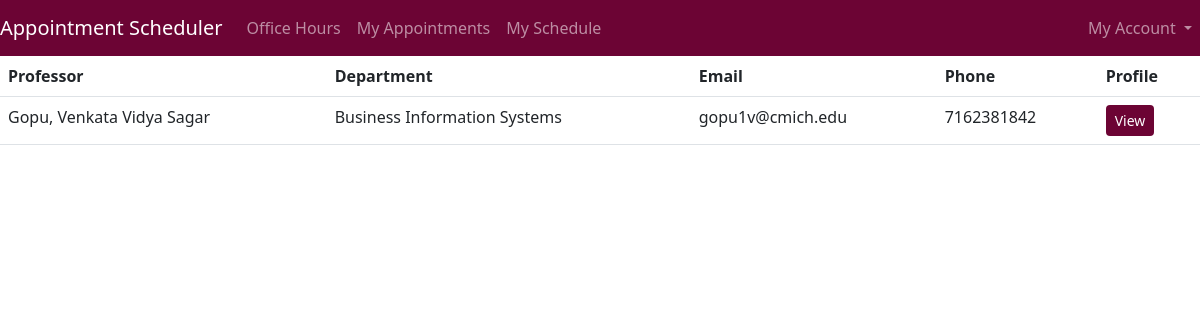
The app's page /students/ (signed in), older data.
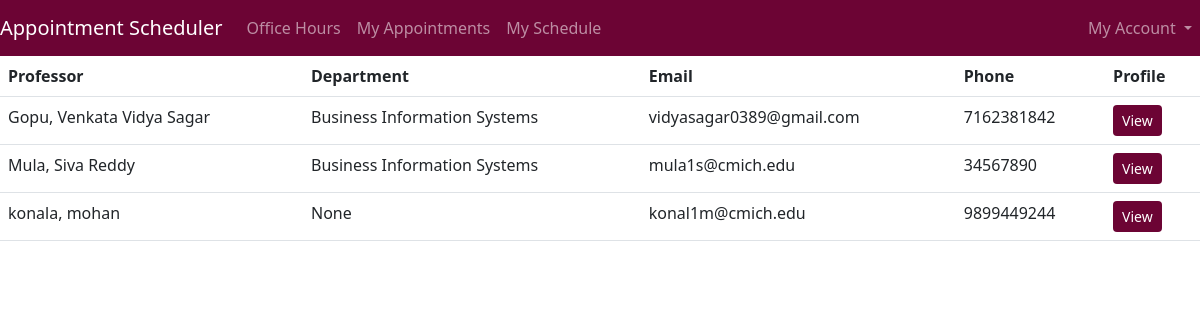
The same page, newer data.
### Student/models.py (models this page shows, shortened)
class Student(models.Model):
    user=models.OneToOneField(User,on_delete=models.CASCADE,primary_key=True)
    First_Name=models.CharField(max_length=100,null=True,blank=True)
    Last_Name=models.CharField(max_length=100,null=True,blank=True)
    Department_id=models.ForeignKey(Department,on_delete=models.SET_NULL,null=True,blank=True)
    Phone=models.BigIntegerField(null=True,blank=True)
    Address=models.CharField(max_length=1000,null=True,blank=True)
    City=models.CharField(max_length=100,null=True,blank=True)
    State=models.CharField(max_length=100,null=True,blank=True)
    Email=models.EmailField(max_length=100,null=True,blank=False)
    Zipcode=models.CharField(max_length=100,null=True,blank=True)
    created_on = models.DateTimeField(default=timezone.now)
    created_by = models.CharField(max_length=100, blank=True, null=True)
    updated_on = models.DateTimeField(auto_now=True)
    updated_by = models.CharField(max_length=100, blank=True, null=True)
    class Meta:
        verbose_name_plural='Students'
        ordering=['Last_Name']

class Department(models.Model):
    Department_id=models.UUIDField(default=uuid.uuid4,primary_key=True,blank=False,null=False,editable=False)
    Department_Code=models.CharField(max_length=5)
    Department_Name=models.CharField(max_length=100)
    created_on = models.DateTimeField(default=timezone.now)
    created_by = models.CharField(max_length=100, blank=True, null=True)
    updated_on = models.DateTimeField(auto_now=True)
    updated_by = models.CharField(max_length=100, blank=True, null=True)
    class Meta:
        verbose_name_plural="Departments"
        ordering=['Department_Code']
    def __str__(self):
        return self.Department_Name

### Student/views.py (the view)
# urls.py: path('students/',views.Students,name='students'),
@login_required(login_url='login')
def Students(request):
    students=Student.objects.all()
    context={'students':students}
    return render(request,'students/students.html',context)

### Professor/context_processors.py (called while the page is built)
def user_role(request):
    is_student = False
    is_professor = False
    if request.user.is_authenticated:
        user = request.user
        if Student.objects.filter(user=user).exists():
            is_student=True
        else:
            is_professor = True
    return {
        'is_student': is_student,
        'is_professor': is_professor,
    }

### templates/students/students.html (shortened to what this page needs)
{% extends 'main.html' %}
{% block content%}
<table class="table table-hover">
    <thead>
      <tr>
        <th scope="col">Professor</th>
        <th scope="col">Department</th>
        <th scope="col">Email</th>
        <th scope="col">Phone</th>
        <th scope="col">Profile</th>
      </tr>
    </thead>
    <tbody>
        {%for student in students%}
        <tr>
            <td>{{student.Last_Name}}, {{student.First_Name}}</td>
            <td>{{student.Department_id}}</td>
            <td>{{student.Email}}</td>
            <td>{{student.Phone}}</td>
            <td>
              <button class="btn btn-sm" style="background-color: #6c0434; color: white;">View</button>
            </td>
        </tr>
        {%endfor%}
    </tbody>
</table>
{% endblock content%}

### templates/main.html (shortened to what this page needs)
<!doctype html>
<html lang="en">
  <head>
    <link href="https://cdn.jsdelivr.net/npm/bootstrap@5.3.0/dist/css/bootstrap.min.css" rel="stylesheet">
  </head>
  <body>
    {% include 'navbar.html' %}
    {% block content %}
    {% endblock %}
  </body>
</html>

### templates/navbar.html (shortened to what this page needs)
<nav class="navbar navbar-expand-lg navbar-dark bg-dark" style="background-color: #6c0434 !important;">
  <a class="navbar-brand" href="#">Appointment Scheduler</a>
  {%if request.user.is_authenticated%}
  {%if is_professor%}
  <div class="collapse navbar-collapse" id="navbarNavDropdown">
    <ul class="navbar-nav me-auto">
        <li class="nav-item">
            <a class="nav-link" href="{%url 'officehours'%}">Office Hours</a>
        </li>
        <li class="nav-item">
            <a class="nav-link" href="{%url 'myappointments'%}">My Appointments</a>
        </li>
        <li class="nav-item">
            <a class="nav-link" href="{%url 'myschedule'%}">My Schedule</a>
        </li>
    </ul>
    <ul class="navbar-nav ms-auto">
        <li class="nav-item dropdown">
            <a class="nav-link dropdown-toggle" href="#" role="button" data-bs-toggle="dropdown" aria-expanded="false">
              My Account
            </a>
        </li>
    </ul>
</div>
  {%endif%}
  {%endif%}
</nav>

Row changes from the older to the newer data that the page shows:
changed Student "Gopu": Email "gopu1v@cmich.edu" → "vidyasagar0389@gmail.com"
added Student: Last_Name "Mula", First_Name "Siva Reddy", Department_id "Business Information Systems", Email "mula1s@cmich.edu", Phone "34567890"
added Student: Last_Name "konala", First_Name "mohan", Department_id "None", Email "konal1m@cmich.edu", Phone "9899449244"
